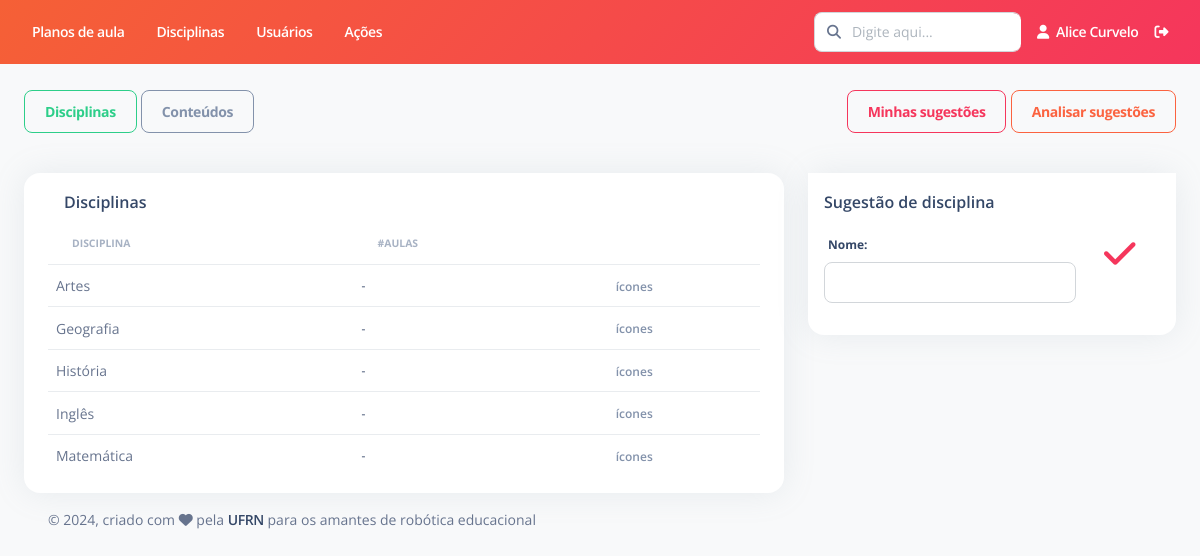
/disciplina/listar/ (signed in), run on the app's committed database.
### Disciplina/models.py (models this page shows)
class Disciplina(models.Model):
    nome = models.CharField(max_length=200, verbose_name="Nome")
    status = models.CharField(max_length=7, choices=STATUS, default='Ativo')
    def __str__(self):
        return self.nome
    class Meta:
        ordering = ['nome']
        verbose_name = "Disciplina"
        verbose_name_plural = "Disciplinas"

### Disciplina/views.py (the view)
# urls.py: path('listar/', views.ListarTodasAcoes.as_view(), name='listar'),
@login_required
def listar(request):
    disciplinas = Disciplina.objects.filter(status="Ativo")
    conteudos = Conteudo.objects.filter(status="Ativo")
    informacoes = {
        'lista_disciplinas': disciplinas,
        'lista_conteudos': conteudos,
    }
    return render(request, "Disciplina/listar.html", informacoes)

### templates/Disciplina/listar.html (shortened to what this page needs)
{% extends "Base/base.html" %}
{% load static %}
{% block conteudo %}
<br>
<div class="d-flex justify-content-between">
  <div>
    <button id="btn_disciplina" class="btn btn-outline-success" onclick="mostrar_disciplinas()">Disciplinas</button>
    <button id="btn_conteudo" class="btn btn-outline-secondary" onclick="mostrar_conteudos()">Conteúdos</button>
  </div>
  <div>
    <a href="{% url 'disciplina:listar_sugestoes_usuario' pk=user.id %}" class="btn btn-outline-danger">Minhas sugestões</a>
    {% if user.is_superuser %}
      <a href="{% url 'disciplina:listar_sugestoes' %}" class="btn btn-outline-warning">Analisar sugestões</a>
    {% endif %}
  </div>
</div>
<div id="div_disciplina">
<div class="row mt-4">
  <div class="col-lg-8 col-md-12 mb-lg-0 mb-4">
    <div class="card container">
      <div class="card-header pb-0 p-3">
        <div class="d-flex justify-content-between">
          <h6 class="mb-2">Disciplinas</h6>
        </div>
      </div>
      <div class="table-responsive">
          <table id="tabela_disciplinas" class="table align-items-center" cellspacing="0">
            <thead>
              <tr>
                <th class="text-uppercase text-secondary text-xxs font-weight-bolder opacity-7">Disciplina</th>
                <th class="text-uppercase text-secondary text-xxs font-weight-bolder opacity-7">#Aulas</th>
                <th class="text-uppercase text-secondary text-xxs font-weight-bolder opacity-7"></th>
              </tr>
            </thead>
            <tbody>
                {% for disciplina in lista_disciplinas %}
                    <tr>
                        <td><p class="text-sm mb-0">{{disciplina.nome}}</p></td>
                        <td><p class="text-xs font-weight-bold mb-0">-</p></td>
                        <td><span class="text-secondary text-xs font-weight-bold">ícones</span></td>
                    </tr>
                {% endfor %}
            </tbody>
          </table>
      </div>
    </div>
  </div>
  <div class="col-lg-4 mb-lg-0 mb-4">
    <div class="card">
      <form id="form_disciplina">
        <div class="card-header pb-0 p-3">
          <h6 class="mb-0">Sugestão de disciplina</h6>
        </div>
        <div class="card-body p-3">
          <div class="d-flex justify-content-between">
            <div class="col-md-9 form-group">
                <label for="example-text-input" class="form-control-label">Nome: </label>
                <input id="disciplina_text" class="form-control" type="text">
            </div>
            <div class="col-md-2">
              <a onclick="sugerir_disciplina()">
                <i class="fa fa-check h2 font-weight-bolder text-danger"></i>
              </a>
            </div>
          </div>
        </div>
      </form>
    </div>
  </div>
</div>
</div>
{% endblock %}

### templates/Base/navbar-horizontal.html (shortened to what this page needs)
{% load static %}
      <div class="collapse navbar-collapse mt-sm-0 mt-2 me-md-0 me-sm-4" id="navbar">
        <div class="navbar-nav mr-auto">
          <ul class="navbar-nav justify-content-end">
            <li class="nav-item px-3 d-flex align-items-center">
              <a href="{% url 'plano_aula:listar' %}" class="nav-link font-weight-bold px-0 text-white">
                <span class="d-sm-inline d-none">Planos de aula</span>
              </a>
            </li>
            <li class="nav-item px-3 d-flex align-items-center">
              <a href="{% url 'disciplina:listar' %}" class="nav-link font-weight-bold px-0 text-white">
                <span class="d-sm-inline d-none">Disciplinas</span>
              </a>
            </li>
            <li class="nav-item px-3 d-flex align-items-center">
              <a href="" class="nav-link font-weight-bold px-0 text-white">
                <span class="d-sm-inline d-none">Usuários</span>
              </a>
            </li>
            <li class="nav-item px-3 d-flex align-items-center">
              <a href="{% url 'acoes:listar' %}" class="nav-link font-weight-bold px-0 text-white">
                <span class="d-sm-inline d-none">Ações</span>
              </a>
            </li>
          </ul>
        </div>
        <div class="navbar-nav ml-auto collapse navbar-collapse justify-content-end">
          <div class="pe-md-3 d-flex align-items-center">
            <div class="input-group">
              <span class="input-group-text text-body"><i class="fa fa-search" aria-hidden="true"></i></span>
              <input type="text" class="form-control" placeholder="Digite aqui...">
            </div>
          </div>
          <ul class="navbar-nav justify-content-end">
            <li class="nav-item d-flex align-items-center">
              <a href="" class="nav-link font-weight-bold px-0 text-white">
                <i class="fa fa-user me-sm-1"></i>
                <span class="d-sm-inline d-none">{{user.first_name}} {{user.last_name}}</span>
              </a>
            </li>
            <li class="nav-item px-3 d-flex align-items-center">
              <a href="{% url 'usuario:logout' %}" class="nav-link p-0 text-white">
                <i class="fa fa-sign-out-alt fixed-plugin-button-nav cursor-pointer"></i>
              </a>
            </li>
          </ul>
        </div>
      </div>

### data on the page
Disciplina: nome "Artes"
Disciplina: nome "Geografia"
Disciplina: nome "História"
Disciplina: nome "Inglês"
Disciplina: nome "Matemática"

### other printed values
{{ user.first_name }} "Alice"
{{ user.last_name }} "Curvelo"
